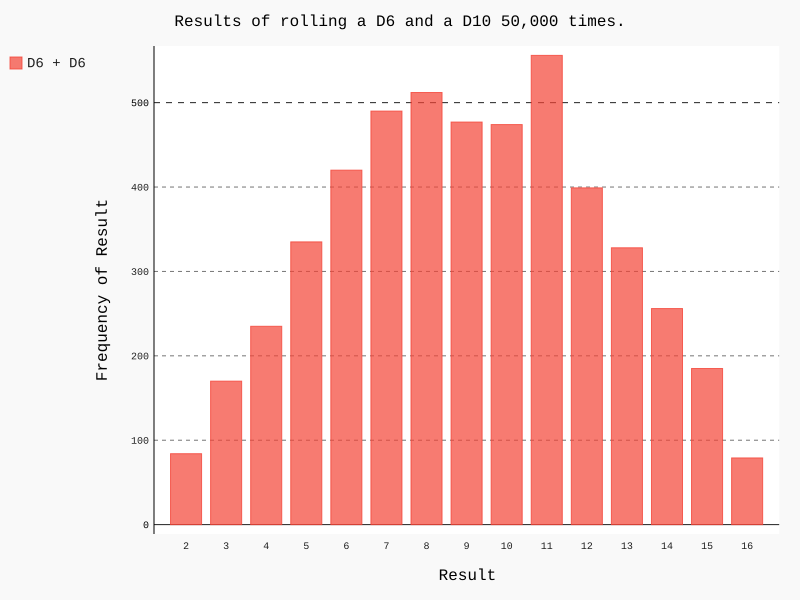

Recreate this plot in Python.
from Dice import Die
die_1 = Die()
die_2 = Die(10)

results = []
for roll_num in range(5000):
    result = die_1.roll() + die_2.roll()
    results.append(result)
print(results)

frequencies = []
max_result = die_1.num_sides + die_2.num_sides
for value in range(2, max_result+1):
    frequency = results.count(value)
    frequencies.append(frequency)
print(frequencies)

import pygal

hist = pygal.Bar()
hist.title = "Results of rolling a D6 and a D10 50,000 times."
hist.x_labels = ['2', '3', '4', '5', '6', '7', '8', '9', '10', '11', '12',
'13', '14', '15', '16']
hist.x_title = "Result"
hist.y_title = "Frequency of Result"
hist.add('D6 + D6', frequencies)
hist.render_to_file('die_visual.svg')
